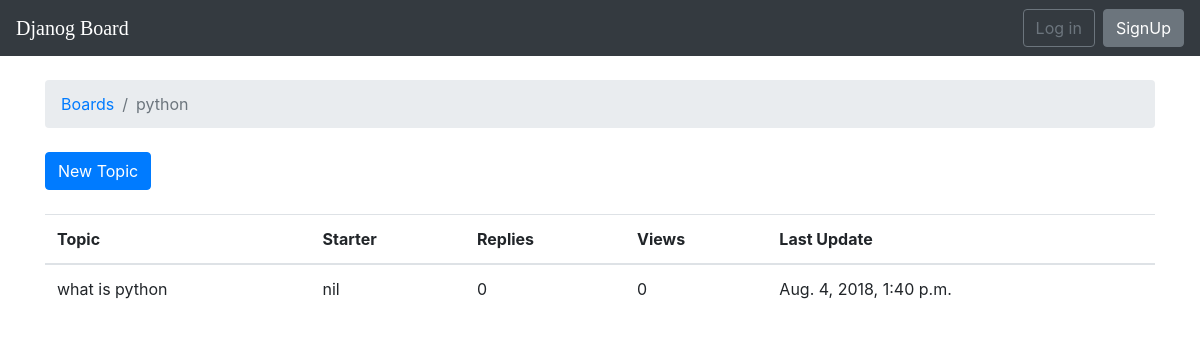
The app's page /boards/1/ with its own data.
### djforum/models.py (models this page shows, shortened)
class Board(models.Model):
	name = models.CharField(max_length = 255)
	description = models.CharField(max_length = 255)

class Topic(models.Model):
	subject = models.CharField(max_length = 255)
	last_update = models.DateTimeField(auto_now_add = True)
	board = models.ForeignKey(Board, on_delete = models.CASCADE, related_name = 'topics')
	starter = models.ForeignKey(User, on_delete = models.CASCADE, related_name = 'topics')

### djforum/views.py (the view)
# urls.py: path('boards/<int:pk>/', views.board_topics, name = 'board_topics'),
def board_topics(request, pk):
	board = get_object_or_404(Board, pk = pk)
	return render(request, 'topics.html', {'board': board})

### templates/topics.html (shortened to what this page needs)
{% extends 'base.html' %}
{% block breadcrumb %}
	<li class="breadcrumb-item"><a href="{% url 'home' %}">Boards</a></li>
	<li class="breadcrumb-item active">{{ board.name }}</li>
{% endblock breadcrumb %}
{% block content %}
	<div class="mb-4">
		<a href="{% url 'new_topic' board.pk %}" class="btn btn-primary">New Topic</a>
	</div>
	<table class="table">
		<thead class="thead-inverse">
			<tr>
				<th>Topic</th>
				<th>Starter</th>
				<th>Replies</th>
				<th>Views</th>
				<th>Last Update</th>
			</tr>
		</thead>
		<tbody>
			{% for topic in board.topics.all %}
			<tr>
				<td>{{topic.subject}}</td>
				<td>{{topic.starter.username}}</td>
				<td>0</td>
				<td>0</td>
				<td>{{topic.last_update}}</td>
			</tr>
			{% endfor %}
		</tbody>
	</table>
{% endblock content %}

### records on screen
Board: name "python"
Topic: subject "what is python", starter.username "nil", last_update "Aug. 4, 2018, 1:40 p.m."
